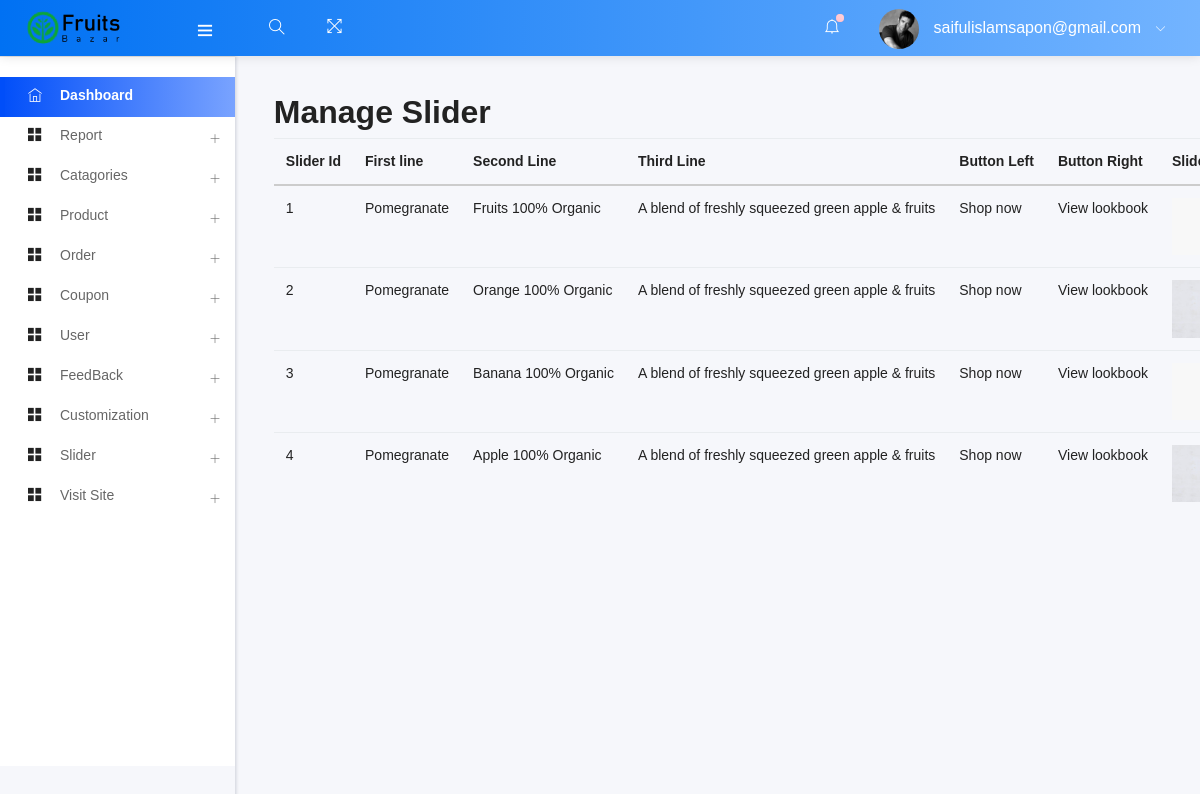
Page /admin/manage_slider.php (signed in) on the committed database.
### tables this page shows
CREATE TABLE `add_logo` (
  `id` int(10) NOT NULL,
  `img` varchar(200) NOT NULL
);

CREATE TABLE `slider` (
  `slider_id` int(11) NOT NULL,
  `first_line` varchar(255) NOT NULL,
  `second_line` varchar(255) NOT NULL,
  `third_line` varchar(255) NOT NULL,
  `btn_left` varchar(25) NOT NULL,
  `btn_right` varchar(25) NOT NULL,
  `slider_img` varchar(255) NOT NULL
);

### admin/manage_slider.php (called while the page is built, shortened)
<?php
    include ("template.php");
?>

### admin/class/adminback.php (called while the page is built, shortened)
<?php
class  adminback
{
    private $connection;
    function __construct()
    {
        $dbhost = "localhost";
        $dbuser = "qinvvifb_ecommerce";
        $dbpass = "tppSdF3bSxb9Y7fwqHnF";
        $dbname = "qinvvifb_ecommerce";
        $this->connection = mysqli_connect($dbhost, $dbuser, $dbpass, $dbname);
    }
    function display_logo()
    {
        $query = "SELECT * FROM add_logo";
        if (mysqli_query($this->connection, $query)) {
            $pdt_info = mysqli_query($this->connection, $query);
            return $pdt_info;
        }
    }
    function SlideShow(){
        $query = "SELECT * FROM `slider`";
        if(mysqli_query($this->connection, $query)){
            $row = mysqli_query($this->connection, $query);
            return $row;
        }
    }
}

### admin/views/manage_slider_view.php (the view, shortened to what this page needs)
<?php
 $rows = $obj->SlideShow();
?>
<h2>Manage Slider</h2>
<table class="table">
    <thead>
        <tr>
            <th>Slider Id</th>
            <th>First line</th>
            <th>Second Line</th>
            <th>Third Line</th>
            <th>Button Left</th>
            <th>Button Right</th>
            <th>Slide Image</th>
        </tr>
    </thead>
    <tbody>
    <?php
        while($row = mysqli_fetch_assoc($rows)){
    ?>
        <tr>
            <td> <?php echo $row['slider_id'] ?></td>
            <td> <?php echo $row['first_line'] ?></td>
            <td> <?php echo $row['second_line'] ?></td>
            <td> <?php echo $row['third_line'] ?></td>
            <td> <?php echo $row['btn_left'] ?></td>
            <td> <?php echo $row['btn_right'] ?></td>
            <td> <img src="uploads/<?php echo $row['slider_img'] ?>" width="200px"> </td>
        </tr>
        <?php } ?>
    </tbody>
</table>

### admin/includes/headernav.php (shortened to what this page needs)
<nav class="navbar header-navbar pcoded-header">
               <div class="navbar-wrapper">
                   <div class="navbar-logo">
                       <a class="mobile-menu" id="mobile-collapse" href="#!">
                           <i class="ti-menu"></i>
                       </a>
                       <a href="index.php">
                       <?php
                        $obj=new adminback();
                        $logo_info = $obj->display_logo();
                        $logo = mysqli_fetch_assoc($logo_info);
                       ?>
                           <img class="img-fluid" src="uploads/<?php echo $logo['img']; ?>" alt="Theme-Logo" />
                       </a>
                   </div>
                   <div class="navbar-container container-fluid">
                       <ul class="nav-left">
                           <li class="header-search">
                               <div class="main-search morphsearch-search">
                                   <div class="input-group">
                                       <input type="text" class="form-control">
                                       <span class="input-group-addon search-btn"><i class="ti-search"></i></span>
                                   </div>
                               </div>
                           </li>
                           <li>
                               <a href="#!" onclick="javascript:toggleFullScreen()">
                                   <i class="ti-fullscreen"></i>
                               </a>
                           </li>
                       </ul>
                       <ul class="nav-right">
                           <li class="header-notification">
                               <a href="#!">
                                   <i class="ti-bell"></i>
                                   <span class="badge bg-c-pink"></span>
                               </a>
                           </li>
                           <li class="user-profile header-notification">
                               <a href="#!">
                                   <img src="assets/images/avatar-4.jpg" class="img-radius" alt="User-Profile-Image">
                                   <span> <?php echo $admin_email ?> </span>
                                   <i class="ti-angle-down"></i>
                               </a>
                           </li>
                       </ul>
                   </div>
               </div>
           </nav>

### rows in the picture
add_logo: img (picture)
slider: slider_id "1", first_line "Pomegranate", second_line "Fruits 100% Organic", third_line "A blend of freshly squeezed green apple & fruits", btn_left "Shop now", btn_right "View lookbook", slider_img (picture)
slider: slider_id "2", first_line "Pomegranate", second_line "Orange 100% Organic", third_line "A blend of freshly squeezed green apple & fruits", btn_left "Shop now", btn_right "View lookbook", slider_img (picture)
slider: slider_id "3", first_line "Pomegranate", second_line "Banana 100% Organic", third_line "A blend of freshly squeezed green apple & fruits", btn_left "Shop now", btn_right "View lookbook", slider_img (picture)
slider: slider_id "4", first_line "Pomegranate", second_line "Apple 100% Organic", third_line "A blend of freshly squeezed green apple & fruits", btn_left "Shop now", btn_right "View lookbook", slider_img (picture)

### other values in the picture
$admin_email "saifulislamsapon@gmail.com"
